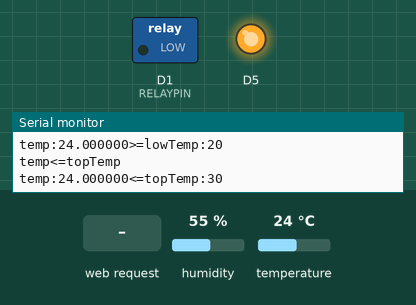
Bench run of a sketch on a simulated ESP8266 (NodeMCU). On the bench: switched loads named in the sketch (green lamp = pin HIGH), output pins drawn as LEDs (lit = HIGH), the last lines printed to the serial monitor. The inputs (shaded band) are chosen by the test bench; at power-on: temperature 24 °C, humidity 55 %. WiFi joins after 1.5 s; servers stay silent unless stated; storage starts empty; pins used as bus, display or sensor lines are not drawn.

Above: at 2.7 s.
2.8 s: temperature set to 29 °C
5.7 s: temperature set to 32 °C
At 8.0 s:
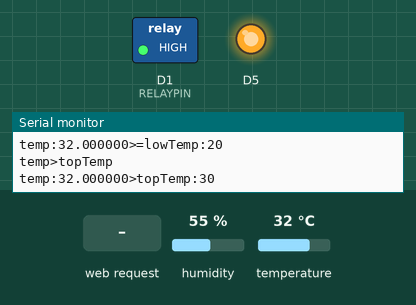
9.1 s: HTTP request GET /status received
10.6 s: HTTP request GET /manual received
12.1 s: HTTP request GET /heating received
At 13.4 s:
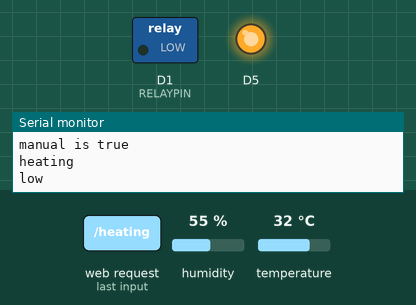
Timing chart, 0 to 14.6 s (numbered marks = the images above; inputs shaded):
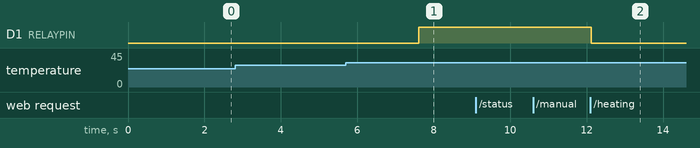

The sketch:

ESP8266_relay_dht11.ino
```cpp
#include<ESP8266WiFi.h>
#include<ESPAsyncWebServer.h>
#include<ESPAsyncTCP.h>
#include<DHT.h>
#include<FS.h>

#define RELAYPIN D1
#define DHTPIN D4
#define DHTTYPE DHT11

//const char * ssid="ZYXEL_1F";
const char * ssid="TP-LINK_470A9A";
const char * password="C1470A9A";
volatile bool manual=false;
volatile byte topTemp=30,lowTemp=20;
volatile float temp=30,humi=60;

AsyncWebServer server(80);
DHT dht(DHTPIN,DHTTYPE);

void readDHT()
{
  Serial.println("readDHT");
  Serial.println(millis());
  temp=dht.readTemperature();
  humi=dht.readHumidity();
  if(manual==false)
  {
    Serial.println("manual is false");
    if(temp<lowTemp)
    {
      Serial.println("temp<lowTemp");
      Serial.printf("temp:%f<lowTemp:%d\n",temp,lowTemp);
      digitalWrite(RELAYPIN,LOW);
    }
    else
    {
      Serial.println("temp>=lowTemp");
      Serial.printf("temp:%f>=lowTemp:%d\n",temp,lowTemp);
    }

    if(temp>topTemp)
    {
      Serial.println("temp>topTemp");
      Serial.printf("temp:%f>topTemp:%d\n",temp,topTemp);
      digitalWrite(RELAYPIN,HIGH);
    }
    else
    {
      Serial.println("temp<=topTemp");
      Serial.printf("temp:%f<=topTemp:%d\n",temp,topTemp);
    }
  }
  else
  {
    Serial.println("manual is true");
  }
  //Serial.println(String("Temperature:")+temp);
  //Serial.println(String("Humidity:")+humi);
}

void setup()
{
  Serial.begin(115200);
  Serial.println("start system");
  dht.begin();
  pinMode(RELAYPIN,OUTPUT);
  pinMode(LED_BUILTIN,OUTPUT);
  pinMode(D5,OUTPUT);
  digitalWrite(D5,HIGH);

  if(!SPIFFS.begin())
  {
    Serial.println("SPIFFS is broken");
    return;
  }

  WiFi.mode(WIFI_STA);
  WiFi.hostname("心心用");
  WiFi.begin(ssid,password);
  while(WiFi.status()!=WL_CONNECTED)
  {
    Serial.print(".");
    digitalWrite(LED_BUILTIN,!digitalRead(LED_BUILTIN));
    delay(500);
  }

  Serial.printf("\nIP Address:%s\n",WiFi.localIP().toString().c_str());

  server.serveStatic("/",SPIFFS,"/www/").setDefaultFile("index.html");
  server.serveStatic("/img",SPIFFS,"/www/img/");
  server.serveStatic("/favicon.ico",SPIFFS,"/www/favicon.ico");

  server.on("/status",HTTP_GET,[](AsyncWebServerRequest * req){
    Serial.println("status");
    String res="{\"temperature\":";
    res+=String(temp)+',';
    res+="\"temperatureTop\":"+String(topTemp)+",";
    res+="\"temperatureLow\":"+String(lowTemp)+",";
    res+="\"status\":";
    if(digitalRead(RELAYPIN)==HIGH)
    {
      res+="0,";
    }
    else
    {
      res+="1,";
    }
    //res+="\"millis\":"+String(millis())+",";
    if(manual==true)
    {
      res+="\"manual\":1}";
    }
    else
    {
      res+="\"manual\":0}";
    }
    Serial.println(res);
    req->send(200,"json/application",res);
    });

  server.on("/manual",HTTP_GET,[](AsyncWebServerRequest * req){
    Serial.println("manual");
    manual=!manual;
    if(manual==true)
    {
      Serial.println("true");
      req->send(200,"text/plain",String(1));
    }
    else
    {
      Serial.println("false");
      req->send(200,"text/plain",String(0));
    }
    });

  server.on("/heating",HTTP_GET,[](AsyncWebServerRequest * req){
    Serial.println("heating");
    digitalWrite(RELAYPIN,!digitalRead(RELAYPIN));
    if(digitalRead(RELAYPIN)==LOW)
    {
      Serial.println("low");
      req->send(200,"text/plain",String(1));
    }
    else
    {
      Serial.println("high");
      req->send(200,"text/plain",String(0));
    }
    });

  server.on("/temperature",HTTP_GET,[](AsyncWebServerRequest * req)
  {
    Serial.println("temperature");
    if(req->hasParam("temperatureTop"))
    {
      AsyncWebParameter * p=req->getParam("temperatureTop");
      topTemp=p->value().toInt();
      Serial.println(topTemp);
    }

    if(req->hasParam("temperatureLow"))
    {
      AsyncWebParameter * p=req->getParam("temperatureLow");
      lowTemp=p->value().toInt();
      Serial.println(lowTemp);
    }
    req->send(200);
  });

  /*server.on("/hint",HTTP_GET,[](AsyncWebServerRequest * req){
    Serial.println("hint");
    for(byte i=0;i<6;i++)
    {
      digitalWrite(LED_BUILTIN,!digitalRead(LED_BUILTIN));
      delay(500);
    }
    req->send(200);
    });*/
  server.begin();
  Serial.println("Web server is started");
}

void loop()
{
  readDHT();
  digitalWrite(LED_BUILTIN,!digitalRead(LED_BUILTIN));
  delay(3000);
}
```

Measured:
- the behaviour switches between 30 and 31 °C on temperature (found by bisection; images 0 and 1)
- after the input at 5.7 s, D1 (RELAYPIN): LOW → HIGH after 1.9 s
- after the input at 12.1 s, D1 (RELAYPIN): HIGH → LOW at once
